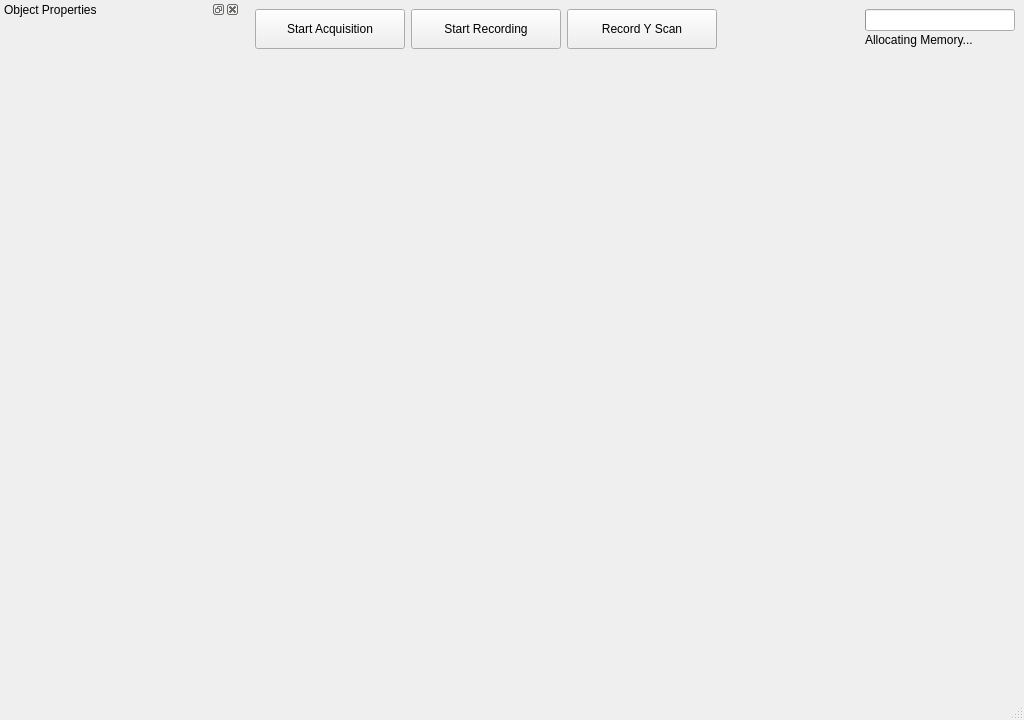
<?xml version="1.0" encoding="UTF-8"?>
<ui version="4.0">
 <class>MainWindow</class>
 <widget class="QMainWindow" name="MainWindow">
  <property name="geometry">
   <rect>
    <x>0</x>
    <y>0</y>
    <width>1024</width>
    <height>720</height>
   </rect>
  </property>
  <property name="windowTitle">
   <string>Erasmus</string>
  </property>
  <widget class="QWidget" name="centralwidget">
   <layout class="QVBoxLayout" name="verticalLayout_3">
    <property name="spacing">
     <number>0</number>
    </property>
    <property name="leftMargin">
     <number>0</number>
    </property>
    <property name="topMargin">
     <number>0</number>
    </property>
    <property name="rightMargin">
     <number>0</number>
    </property>
    <property name="bottomMargin">
     <number>0</number>
    </property>
    <item>
     <widget class="QWidget" name="panel_top" native="true">
      <property name="maximumSize">
       <size>
        <width>16777215</width>
        <height>58</height>
       </size>
      </property>
      <layout class="QHBoxLayout" name="horizontalLayout_2">
       <item>
        <widget class="QPushButton" name="button_acquisition">
         <property name="minimumSize">
          <size>
           <width>150</width>
           <height>40</height>
          </size>
         </property>
         <property name="text">
          <string>Start Acquisition</string>
         </property>
         <property name="checkable">
          <bool>true</bool>
         </property>
        </widget>
       </item>
       <item>
        <widget class="QPushButton" name="button_record">
         <property name="minimumSize">
          <size>
           <width>150</width>
           <height>40</height>
          </size>
         </property>
         <property name="text">
          <string>Start Recording</string>
         </property>
         <property name="checkable">
          <bool>true</bool>
         </property>
        </widget>
       </item>
       <item>
        <widget class="QPushButton" name="button_yscan">
         <property name="minimumSize">
          <size>
           <width>150</width>
           <height>40</height>
          </size>
         </property>
         <property name="text">
          <string>Record Y Scan</string>
         </property>
        </widget>
       </item>
       <item>
        <spacer name="horizontalSpacer">
         <property name="orientation">
          <enum>Qt::Horizontal</enum>
         </property>
         <property name="sizeHint" stdset="0">
          <size>
           <width>40</width>
           <height>20</height>
          </size>
         </property>
        </spacer>
       </item>
       <item>
        <widget class="QWidget" name="widget_2" native="true">
         <property name="minimumSize">
          <size>
           <width>150</width>
           <height>40</height>
          </size>
         </property>
         <property name="maximumSize">
          <size>
           <width>150</width>
           <height>16777215</height>
          </size>
         </property>
         <layout class="QVBoxLayout" name="verticalLayout_2">
          <property name="spacing">
           <number>0</number>
          </property>
          <property name="leftMargin">
           <number>0</number>
          </property>
          <property name="topMargin">
           <number>0</number>
          </property>
          <property name="rightMargin">
           <number>0</number>
          </property>
          <property name="bottomMargin">
           <number>0</number>
          </property>
          <item>
           <widget class="QProgressBar" name="progress_memory">
            <property name="minimumSize">
             <size>
              <width>150</width>
              <height>0</height>
             </size>
            </property>
            <property name="maximum">
             <number>1</number>
            </property>
            <property name="value">
             <number>-1</number>
            </property>
            <property name="textVisible">
             <bool>false</bool>
            </property>
           </widget>
          </item>
          <item>
           <widget class="QLabel" name="label_record">
            <property name="text">
             <string>Allocating Memory...</string>
            </property>
            <property name="wordWrap">
             <bool>true</bool>
            </property>
           </widget>
          </item>
         </layout>
        </widget>
       </item>
      </layout>
     </widget>
    </item>
    <item>
     <widget class="QWidget" name="panel_center" native="true"/>
    </item>
   </layout>
  </widget>
  <widget class="QMenuBar" name="menubar">
   <property name="geometry">
    <rect>
     <x>0</x>
     <y>0</y>
     <width>1024</width>
     <height>21</height>
    </rect>
   </property>
  </widget>
  <widget class="QStatusBar" name="statusbar"/>
  <widget class="QDockWidget" name="dockWidget">
   <property name="minimumSize">
    <size>
     <width>240</width>
     <height>38</height>
    </size>
   </property>
   <property name="maximumSize">
    <size>
     <width>240</width>
     <height>524287</height>
    </size>
   </property>
   <property name="windowTitle">
    <string>Object Properties</string>
   </property>
   <attribute name="dockWidgetArea">
    <number>1</number>
   </attribute>
   <widget class="QWidget" name="dockWidgetContents">
    <layout class="QVBoxLayout" name="verticalLayout">
     <property name="spacing">
      <number>0</number>
     </property>
     <property name="leftMargin">
      <number>0</number>
     </property>
     <property name="topMargin">
      <number>0</number>
     </property>
     <property name="rightMargin">
      <number>0</number>
     </property>
     <property name="bottomMargin">
      <number>0</number>
     </property>
     <item>
      <widget class="QWidget" name="panel_properties" native="true">
       <property name="minimumSize">
        <size>
         <width>200</width>
         <height>0</height>
        </size>
       </property>
       <layout class="QVBoxLayout" name="layout_properties">
        <property name="spacing">
         <number>0</number>
        </property>
        <property name="leftMargin">
         <number>0</number>
        </property>
        <property name="topMargin">
         <number>0</number>
        </property>
        <property name="rightMargin">
         <number>0</number>
        </property>
        <property name="bottomMargin">
         <number>0</number>
        </property>
        <item>
         <widget class="QWidget" name="widget" native="true"/>
        </item>
       </layout>
      </widget>
     </item>
     <item>
      <spacer name="verticalSpacer">
       <property name="orientation">
        <enum>Qt::Vertical</enum>
       </property>
       <property name="sizeHint" stdset="0">
        <size>
         <width>20</width>
         <height>40</height>
        </size>
       </property>
      </spacer>
     </item>
    </layout>
   </widget>
  </widget>
 </widget>
 <resources/>
 <connections/>
</ui>
